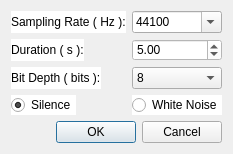
<?xml version="1.0" encoding="UTF-8"?>
<ui version="4.0">
 <class>NewFileDialog</class>
 <widget class="QDialog" name="NewFileDialog">
  <property name="geometry">
   <rect>
    <x>0</x>
    <y>0</y>
    <width>205</width>
    <height>142</height>
   </rect>
  </property>
  <property name="windowTitle">
   <string>New</string>
  </property>
  <layout class="QFormLayout" name="formLayout">
   <item row="0" column="0">
    <widget class="QLabel" name="label">
     <property name="styleSheet">
      <string notr="true">background-color: rgb(255, 255, 255);</string>
     </property>
     <property name="text">
      <string>Sampling Rate ( Hz ):</string>
     </property>
    </widget>
   </item>
   <item row="0" column="1">
    <widget class="QComboBox" name="sbxSamplingRate">
     <property name="editable">
      <bool>true</bool>
     </property>
     <property name="currentIndex">
      <number>1</number>
     </property>
     <item>
      <property name="text">
       <string>22050</string>
      </property>
     </item>
     <item>
      <property name="text">
       <string>44100</string>
      </property>
     </item>
     <item>
      <property name="text">
       <string>24000</string>
      </property>
     </item>
     <item>
      <property name="text">
       <string>32000</string>
      </property>
     </item>
     <item>
      <property name="text">
       <string>96000</string>
      </property>
     </item>
     <item>
      <property name="text">
       <string>100000</string>
      </property>
     </item>
     <item>
      <property name="text">
       <string>125000</string>
      </property>
     </item>
     <item>
      <property name="text">
       <string>150000</string>
      </property>
     </item>
     <item>
      <property name="text">
       <string>192000</string>
      </property>
     </item>
     <item>
      <property name="text">
       <string>200000</string>
      </property>
     </item>
     <item>
      <property name="text">
       <string>250000</string>
      </property>
     </item>
    </widget>
   </item>
   <item row="1" column="0">
    <widget class="QLabel" name="label_2">
     <property name="styleSheet">
      <string notr="true">background-color: rgb(255, 255, 255);</string>
     </property>
     <property name="text">
      <string>Duration ( s ):</string>
     </property>
    </widget>
   </item>
   <item row="1" column="1">
    <widget class="QDoubleSpinBox" name="dsbxDuration">
     <property name="styleSheet">
      <string notr="true">background-color: rgb(255, 255, 255);</string>
     </property>
     <property name="suffix">
      <string/>
     </property>
     <property name="maximum">
      <double>3600.000000000000000</double>
     </property>
     <property name="value">
      <double>5.000000000000000</double>
     </property>
    </widget>
   </item>
   <item row="2" column="0">
    <widget class="QLabel" name="label_3">
     <property name="styleSheet">
      <string notr="true">background-color: rgb(255, 255, 255);</string>
     </property>
     <property name="text">
      <string>Bit Depth ( bits ):</string>
     </property>
    </widget>
   </item>
   <item row="2" column="1">
    <widget class="QComboBox" name="cbxBitDepth">
     <property name="editable">
      <bool>false</bool>
     </property>
     <property name="currentIndex">
      <number>0</number>
     </property>
     <item>
      <property name="text">
       <string>8</string>
      </property>
     </item>
     <item>
      <property name="text">
       <string>16</string>
      </property>
     </item>
    </widget>
   </item>
   <item row="3" column="0">
    <widget class="QRadioButton" name="rbtnSilence">
     <property name="styleSheet">
      <string notr="true">background-color: rgb(255, 255, 255);</string>
     </property>
     <property name="text">
      <string>Silence</string>
     </property>
     <property name="checked">
      <bool>true</bool>
     </property>
    </widget>
   </item>
   <item row="3" column="1">
    <widget class="QRadioButton" name="rbtnWhiteNoise">
     <property name="styleSheet">
      <string notr="true">background-color: rgb(255, 255, 255);</string>
     </property>
     <property name="text">
      <string>White Noise</string>
     </property>
    </widget>
   </item>
   <item row="4" column="0" colspan="2">
    <widget class="QDialogButtonBox" name="buttonBox">
     <property name="orientation">
      <enum>Qt::Horizontal</enum>
     </property>
     <property name="standardButtons">
      <set>QDialogButtonBox::Cancel|QDialogButtonBox::Ok</set>
     </property>
     <property name="centerButtons">
      <bool>false</bool>
     </property>
    </widget>
   </item>
  </layout>
 </widget>
 <resources/>
 <connections>
  <connection>
   <sender>buttonBox</sender>
   <signal>accepted()</signal>
   <receiver>NewFileDialog</receiver>
   <slot>accept()</slot>
   <hints>
    <hint type="sourcelabel">
     <x>248</x>
     <y>254</y>
    </hint>
    <hint type="destinationlabel">
     <x>157</x>
     <y>274</y>
    </hint>
   </hints>
  </connection>
  <connection>
   <sender>buttonBox</sender>
   <signal>rejected()</signal>
   <receiver>NewFileDialog</receiver>
   <slot>reject()</slot>
   <hints>
    <hint type="sourcelabel">
     <x>316</x>
     <y>260</y>
    </hint>
    <hint type="destinationlabel">
     <x>286</x>
     <y>274</y>
    </hint>
   </hints>
  </connection>
 </connections>
</ui>
